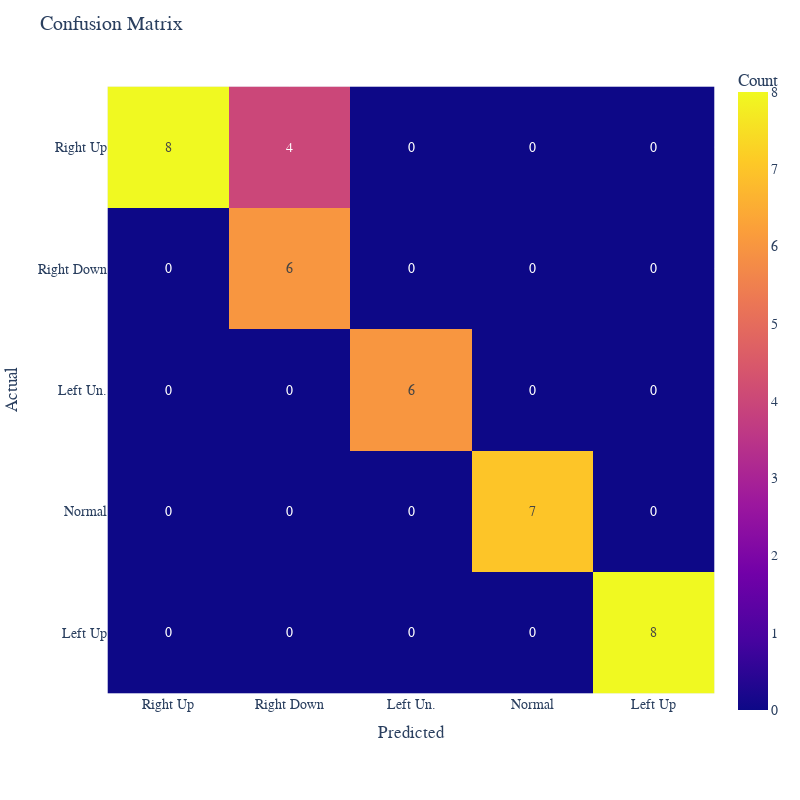

Notebook code for this chart:
### Code cell
conf_matrix = confusion_matrix(y_teste, predictions)

class_names = ['Right Up', 'Right Down', 'Left Un.', 'Normal', 'Left Up']


# Create a DataFrame from the confusion matrix
confusion_df = pd.DataFrame(conf_matrix,
                             columns=[f'{class_names[i]}' for i in range(conf_matrix.shape[1])],
                             index=[f'{class_names[i]}' for i in range(conf_matrix.shape[0])])


# Plot the heatmap
heatmap = px.imshow(confusion_df, labels=dict(x="Predicted", y="Actual", color="Count"), text_auto=True)

heatmap.update_layout(title='Confusion Matrix',
                      xaxis_nticks=5, yaxis_nticks=5,
                      font=dict(size=14, family='Courier New, monospace'),
                      width=800, height=800)

heatmap.show()

heatmap.write_html('minirocket.html')

### Figure 1 — Plotly figure (JSON) as saved in the notebook; plotly's stock layout.template omitted (floating-point values rounded to 4 significant figures)
{"data": [{"coloraxis": "coloraxis", "hovertemplate": "Predicted: %{x}<br>Actual: %{y}<br>Count: %{z}<extra></extra>", "name": "0", "texttemplate": "%{z}", "type": "heatmap", "x": ["Right Up", "Right Down", "Left Un.", "Normal", "Left Up"], "xaxis": "x", "y": ["Right Up", "Right Down", "Left Un.", "Normal", "Left Up"], "yaxis": "y", "z": [[8, 4, 0, 0, 0], [0, 6, 0, 0, 0], [0, 0, 6, 0, 0], [0, 0, 0, 7, 0], [0, 0, 0, 0, 8]]}], "layout": {"coloraxis": {"colorbar": {"title": {"text": "Count"}}, "colorscale": [[0, "#0d0887"], [0.1111, "#46039f"], [0.2222, "#7201a8"], [0.3333, "#9c179e"], [0.4444, "#bd3786"], [0.5556, "#d8576b"], [0.6667, "#ed7953"], [0.7778, "#fb9f3a"], [0.8889, "#fdca26"], [1, "#f0f921"]]}, "font": {"family": "Courier New, monospace", "size": 14}, "height": 800, "margin": {"t": 60}, "title": {"text": "Confusion Matrix"}, "width": 800, "xaxis": {"anchor": "y", "constrain": "domain", "domain": [0, 1], "nticks": 5, "scaleanchor": "y", "title": {"text": "Predicted"}}, "yaxis": {"anchor": "x", "autorange": "reversed", "constrain": "domain", "domain": [0, 1], "nticks": 5, "title": {"text": "Actual"}}}}
